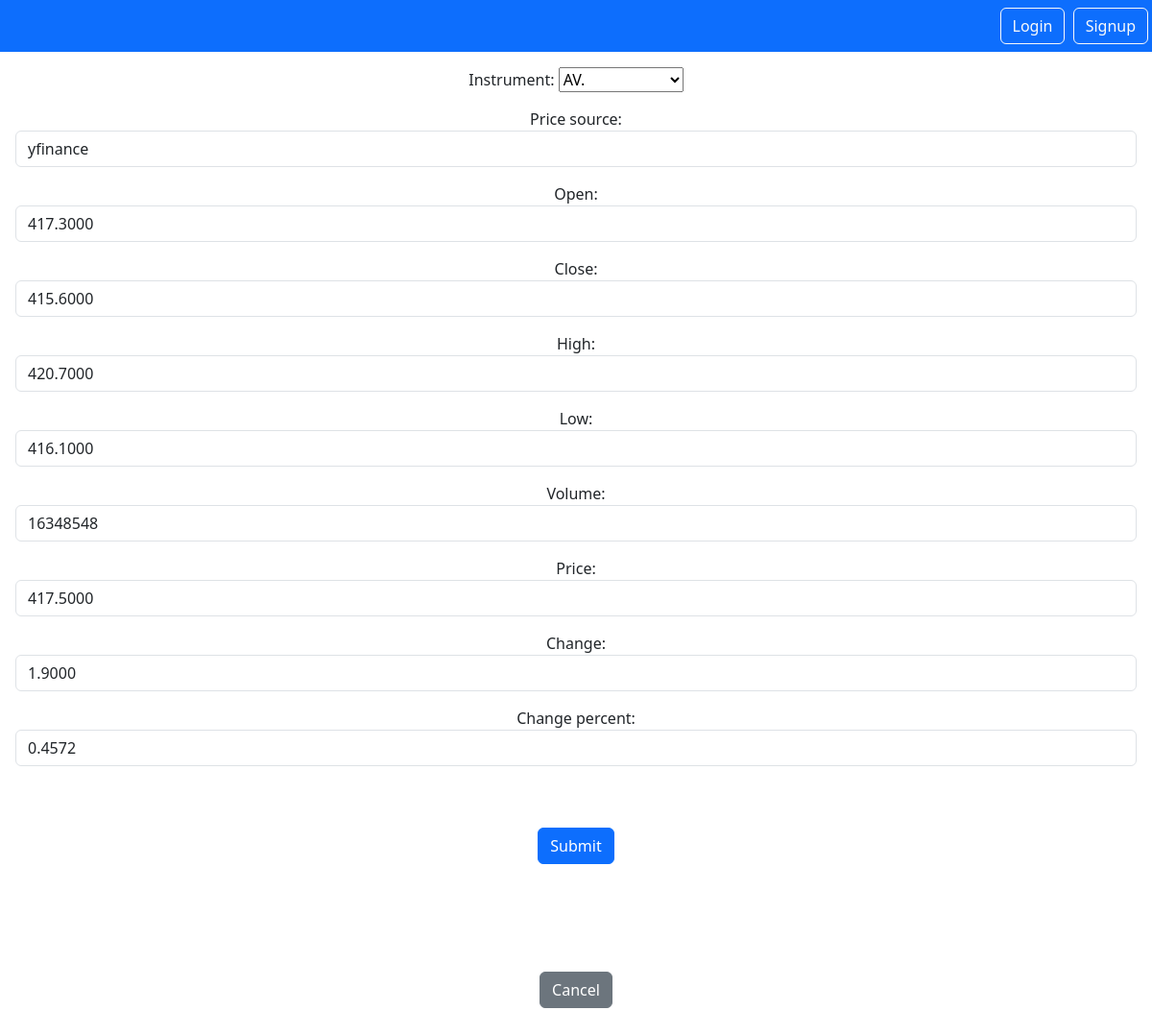
/prices/instrument_price/7/edit, run on an earlier commit of the app's database.
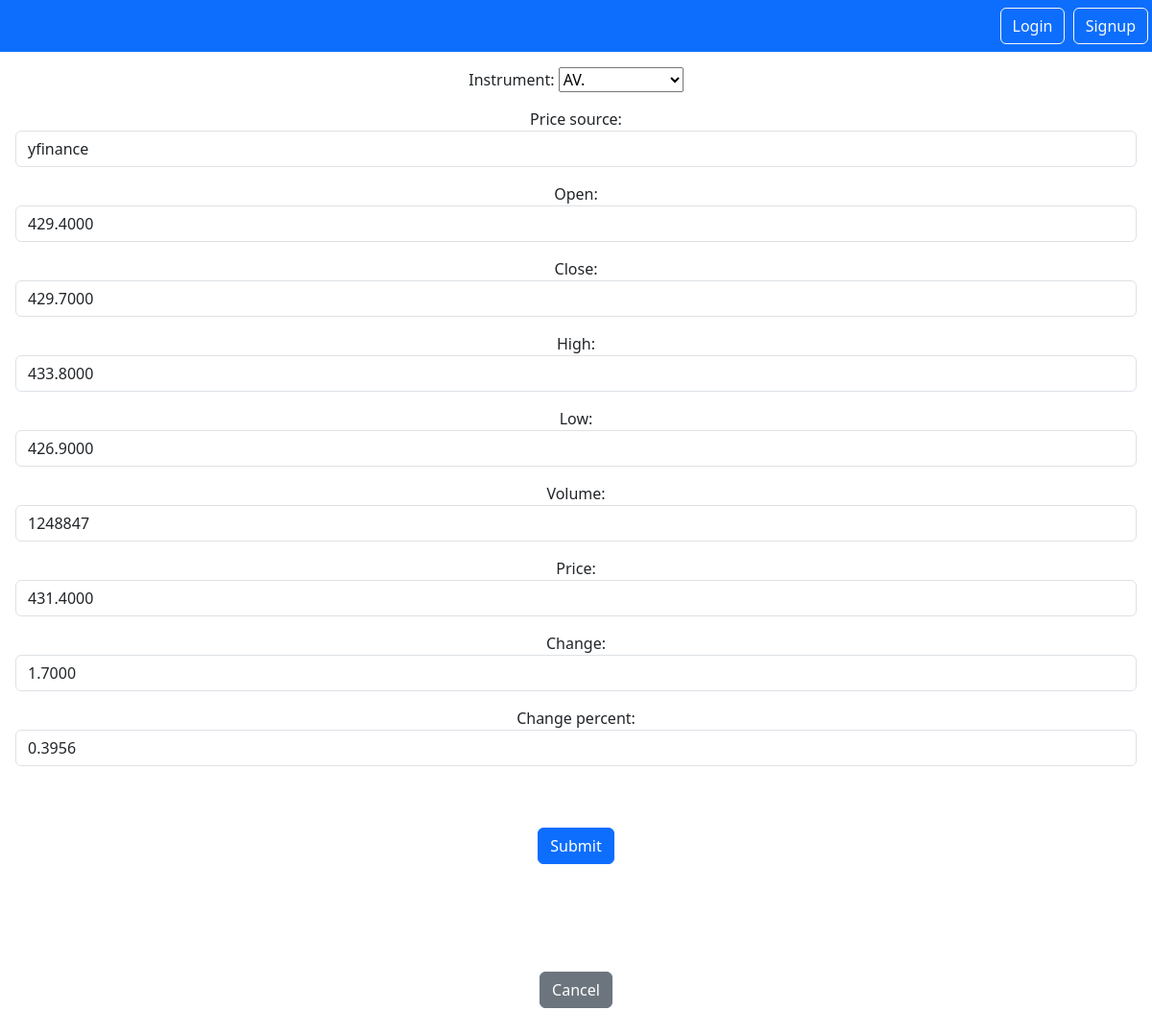
And on a later commit of the database.
### InstrumentPrice/models.py (models this page shows, shortened)
class InstrumentPrice(models.Model):
    id = models.AutoField(primary_key=True)
    price_source = models.CharField(max_length=20, unique=False)
    open = models.DecimalField(max_digits=12, decimal_places=4)
    close = models.DecimalField(max_digits=12, decimal_places=4)
    high = models.DecimalField(max_digits=12, decimal_places=4)
    low = models.DecimalField(max_digits=12, decimal_places=4)
    volume = models.DecimalField(max_digits=15, decimal_places=0)
    price = models.DecimalField(max_digits=12, decimal_places=4)
    change = models.DecimalField(max_digits=12, decimal_places=4)
    change_percent = models.DecimalField(max_digits=12, decimal_places=4)
    ma50 = models.DecimalField(max_digits=12, decimal_places=4, default=0)
    ma200 = models.DecimalField(max_digits=12, decimal_places=4, default=0)
    year_high = models.DecimalField(max_digits=12, decimal_places=4, default=0)
    year_low = models.DecimalField(max_digits=12, decimal_places=4, default=0)
    pcnt_from_year_high = models.DecimalField(max_digits=6, decimal_places=2, default=0)
    mkt_cap = models.DecimalField(max_digits=20, decimal_places=2, default=0)
    currency = models.CharField(max_length=4, unique=False, default='')
    exchange = models.CharField(max_length=6, unique=False, default='')
    created_on = models.DateTimeField(auto_now_add=True)
    updated_on = models.DateTimeField(auto_now=True)
    instrument = models.ForeignKey(Instrument, on_delete=models.CASCADE)
    user = models.ForeignKey(User, null=True, on_delete=models.SET_NULL)
    class Meta:
        db_table = "app_instrument_price"

### InstrumentPrice/views.py (the view)
# urls.py: path('instrument_price/<int:pk>/edit', views.InstrumentPriceUpdateView.as_view(), name='instrument_price.update'),
class InstrumentPriceUpdateView(UpdateView):
    model = InstrumentPrice
    success_url = '/prices/instrument_prices'
    form_class = InstrumentPriceForm
    template_name = 'instrument_price_form.html'

### instrument/models.py (called while the page is built)
    def __str__(self):
        return f"{self.code}"

### InstrumentPrice/templates/instrument_price_form.html (shortened to what this page needs)
{% extends "base.html" %}
{% block content %}
<form method="POST" >{% csrf_token %}
    {{ form.as_p }}
    <button type="submit" class="btn btn-primary my-5">Submit</button>
</form>
<a href="{% url 'instrument_price.list' %}" class="btn btn-secondary my-5">Cancel</a>
{% endblock %}

What changed in the data, as far as the page shows it:
changed InstrumentPrice "AV.": open "417.3000" → "429.4000"; close "415.6000" → "429.7000"; high "420.7000" → "433.8000"; low "416.1000" → "426.9000"; volume "16348548" → "1248847"; price "417.5000" → "431.4000"; change "1.9000" → "1.7000"; change_percent "0.4572" → "0.3956"
